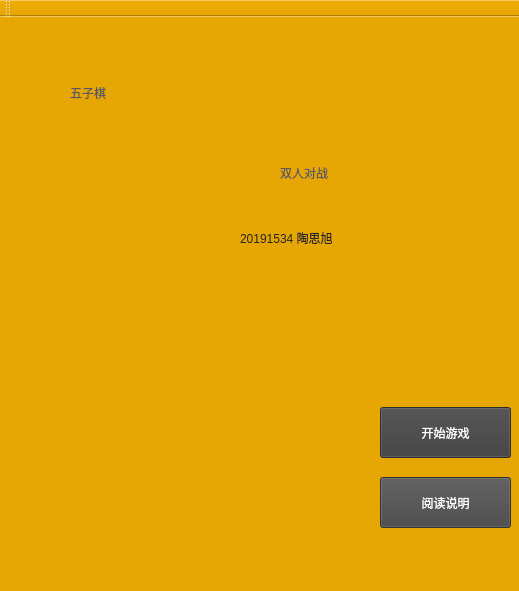
<?xml version="1.0" encoding="UTF-8"?>
<ui version="4.0">
 <class>MainWindow</class>
 <widget class="QMainWindow" name="MainWindow">
  <property name="geometry">
   <rect>
    <x>0</x>
    <y>0</y>
    <width>519</width>
    <height>591</height>
   </rect>
  </property>
  <property name="windowTitle">
   <string>MainWindow</string>
  </property>
  <property name="styleSheet">
   <string notr="true">background-color: rgb(230, 166, 4);
background-image: url(:/back/timg.jpg);</string>
  </property>
  <widget class="QWidget" name="centralWidget">
   <widget class="QPushButton" name="instructionbtn">
    <property name="geometry">
     <rect>
      <x>380</x>
      <y>460</y>
      <width>131</width>
      <height>51</height>
     </rect>
    </property>
    <property name="styleSheet">
     <string notr="true">font: 16pt &quot;隶书&quot;;background-color: rgb(70, 70, 70);
background-image: url(:/back/dfghj.jpg);
color: rgb(255, 255, 255);</string>
    </property>
    <property name="text">
     <string>阅读说明</string>
    </property>
   </widget>
   <widget class="QPushButton" name="startbtn">
    <property name="geometry">
     <rect>
      <x>380</x>
      <y>390</y>
      <width>131</width>
      <height>51</height>
     </rect>
    </property>
    <property name="styleSheet">
     <string notr="true">font: 16pt &quot;隶书&quot;;
background-image: url(:/back/dfghj.jpg);
color: rgb(255, 255, 255);
background-color:rgb(61, 61, 61)
</string>
    </property>
    <property name="text">
     <string>开始游戏</string>
    </property>
   </widget>
   <widget class="QLabel" name="label">
    <property name="geometry">
     <rect>
      <x>70</x>
      <y>20</y>
      <width>261</width>
      <height>111</height>
     </rect>
    </property>
    <property name="styleSheet">
     <string notr="true">color: rgb(88, 88, 88);
font: 48pt &quot;方正舒体&quot;;</string>
    </property>
    <property name="text">
     <string>五子棋</string>
    </property>
   </widget>
   <widget class="QLabel" name="label_2">
    <property name="geometry">
     <rect>
      <x>280</x>
      <y>120</y>
      <width>181</width>
      <height>71</height>
     </rect>
    </property>
    <property name="styleSheet">
     <string notr="true">
font: 28pt &quot;方正舒体&quot;;
color: rgb(88, 88, 88);</string>
    </property>
    <property name="text">
     <string>双人对战</string>
    </property>
   </widget>
   <widget class="QLabel" name="label_4">
    <property name="geometry">
     <rect>
      <x>240</x>
      <y>200</y>
      <width>131</width>
      <height>41</height>
     </rect>
    </property>
    <property name="styleSheet">
     <string notr="true">color: rgb(38, 38, 38);
font: 9pt &quot;隶书&quot;;</string>
    </property>
    <property name="text">
     <string>20191534 陶思旭</string>
    </property>
   </widget>
   <widget class="QLabel" name="label_3">
    <property name="geometry">
     <rect>
      <x>20</x>
      <y>240</y>
      <width>341</width>
      <height>271</height>
     </rect>
    </property>
    <property name="styleSheet">
     <string notr="true">background-image: url(:/back/timg22.jpg);</string>
    </property>
    <property name="text">
     <string/>
    </property>
   </widget>
   <zorder>label_2</zorder>
   <zorder>instructionbtn</zorder>
   <zorder>startbtn</zorder>
   <zorder>label</zorder>
   <zorder>label_4</zorder>
   <zorder>label_3</zorder>
  </widget>
  <widget class="QToolBar" name="mainToolBar">
   <attribute name="toolBarArea">
    <enum>TopToolBarArea</enum>
   </attribute>
   <attribute name="toolBarBreak">
    <bool>false</bool>
   </attribute>
  </widget>
  <widget class="QStatusBar" name="statusBar"/>
  <widget class="QMenuBar" name="menuBar">
   <property name="geometry">
    <rect>
     <x>0</x>
     <y>0</y>
     <width>519</width>
     <height>25</height>
    </rect>
   </property>
  </widget>
 </widget>
 <layoutdefault spacing="6" margin="11"/>
 <resources/>
 <connections/>
</ui>
